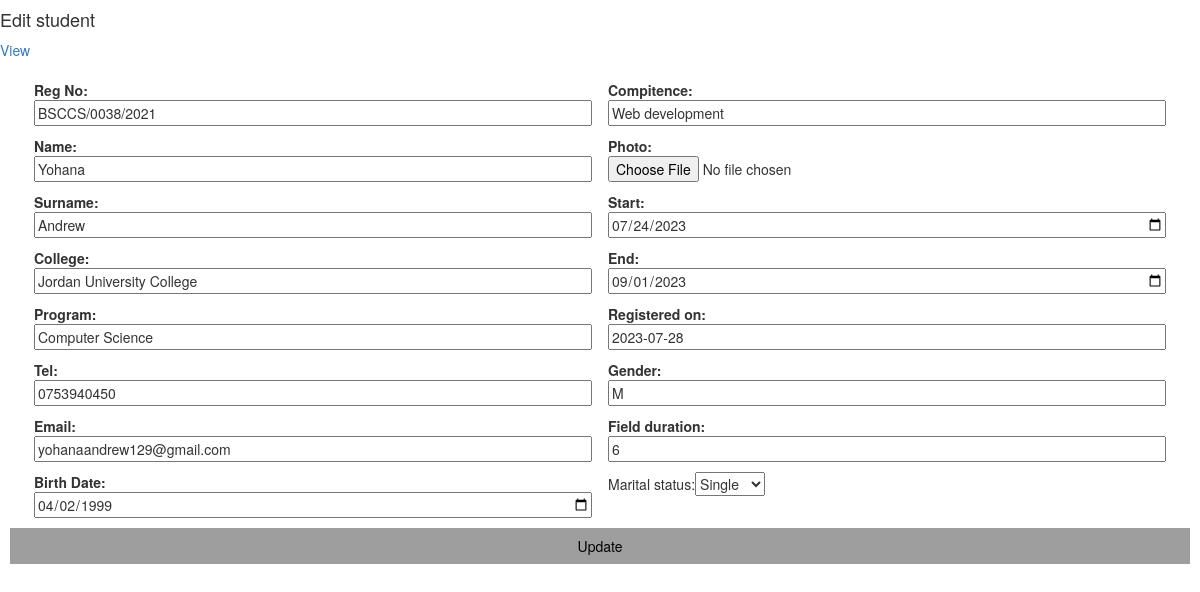
/edit_student.php?student_id=1, run on the app's committed database.
### tables this page shows
CREATE TABLE `student` (
  `student_id` int(11) NOT NULL,
  `student_reg` varchar(255) NOT NULL,
  `student_fname` varchar(255) DEFAULT NULL,
  `student_lname` varchar(255) DEFAULT NULL,
  `student_college` varchar(255) DEFAULT NULL,
  `student_program` varchar(255) DEFAULT NULL,
  `study_level` varchar(11) NOT NULL,
  `student_phone` varchar(255) DEFAULT NULL,
  `student_email` varchar(255) DEFAULT NULL,
  `student_compitence` varchar(255) DEFAULT NULL,
  `student_letter` varchar(255) DEFAULT NULL,
  `student_start_date` date DEFAULT NULL,
  `student_end_date` date DEFAULT NULL,
  `student_reg_date` date DEFAULT NULL,
  `student_gender` varchar(6) NOT NULL,
  `student_field_duration` int(11) DEFAULT NULL,
  `student_dob` date DEFAULT NULL,
  `student_marital_status` varchar(10) NOT NULL,
  `status` enum('pending','rejected','accepted') NOT NULL DEFAULT 'pending',
  `intake_id` int(11) DEFAULT NULL
);

### edit_student.php (the view, shortened to what this page needs)
<!DOCTYPE html>
<html>
<head>
	<?php include_once'links.php'; ?>
</head>
<body>
	<h4>Edit student</h4>
	<p><a href="students.php">View</a></p>
	<?php
	require('dbconect.php');
	$student_id=$_REQUEST['student_id'];
	$query = "SELECT * from student where student_id='".$student_id."'";
	$result = mysqli_query($conn, $query) or die ( mysqli_error());
	$row = mysqli_fetch_assoc($result);
	if(isset($_POST['new']) && $_POST['new']==1)
	{
		$student_id = $_REQUEST['student_id'];
		$student_reg = $_REQUEST['student_reg'];
		$student_fname = $_REQUEST['student_fname'];
		$student_lname = $_REQUEST['student_lname'];
		$student_college = $_REQUEST['student_college'];
		$student_program = $_REQUEST['student_program'];
		$student_phone = $_REQUEST['student_phone'];
		$student_email = $_REQUEST['student_email'];
		$student_compitence = $_REQUEST['student_compitence'];
		$student_photo = $_REQUEST['student_photo'];
		$student_start_date = $_REQUEST['student_start_date'];
		$student_end_date = $_REQUEST['student_end_date'];
		$student_reg_date = $_REQUEST['student_reg_date'];
		$student_gender = $_REQUEST['student_gender'];
		$student_field_duration = $_REQUEST['student_field_duration'];
		$student_dob = $_REQUEST['student_dob'];
		$student_marital_status = $_REQUEST['student_marital_status'];
		$update="update student set student_reg='".$student_reg."', student_fname='".$student_fname."', student_lname='".$student_lname."', student_college='".$student_college."', student_program='".$student_program."', student_phone='".$student_phone."', student_email='".$student_email."', student_compitence='".$student_compitence."', student_photo='".$student_photo."', student_start_date='".$student_start_date."', student_end_date='".$student_end_date."', student_reg_date='".$student_reg_date."', student_gender='".$student_gender."', student_field_duration='".$student_field_duration."', student_dob='".$student_dob."' , student_marital_status='".$student_marital_status."' where student_id='".$student_id."'";
		mysqli_query($conn, $update) or die(mysqli_error());
		$status = "Record Updated Successfully. </br></br><a href='students.php'>View Updated Record</a>";
		echo '<p style="color:#FF0000;">'.$status.'</p>';
		}else {
		?>
		<div>
		<form name="form" method="post" action="">
			<div class="w3-container w3-row-padding">
				<div class="w3-container w3-half">
		<p><b>Reg No:</b><input type="text" name="student_reg" placeholder="Enter reg number" required value="<?php echo $row['student_reg'];?>" /></p>
		<p><b>Name:</b><input type="text" name="student_fname" placeholder="Enter Name" required value="<?php echo $row['student_fname'];?>" /></p>
		<p><b>Surname:</b><input type="text" name="student_lname" placeholder="Enter surname" required value="<?php echo $row['student_lname'];?>" /></p>
		<p><b>College:</b><input type="text" name="student_college" placeholder="Enter college" required value="<?php echo $row['student_college'];?>" /></p>
		<p><b>Program:</b><input type="text" name="student_program" placeholder="Enter program" required value="<?php echo $row['student_program'];?>" /></p>
		<p><b>Tel:</b><input type="number" name="student_phone" placeholder="07XXXXX" required value="<?php echo $row['student_phone'];?>" /></p>
		<p><b>Email:</b><input type="email" name="student_email" placeholder="Enter email" required value="<?php echo $row['student_email'];?>" /></p>
		<p><b>Birth Date:</b><input type="date" name="student_dob" placeholder="Enter birtday" required value="<?php echo $row['student_dob'];?>" /></p>
			</div>
			<div class="w3-container w3-half">
		<p><b>Compitence:</b><input type="text" name="student_compitence" placeholder="Enter compitence" required value="<?php echo $row['student_compitence'];?>" /></p>
		<p><b>Photo:</b><input type="file" name="student_photo" placeholder="E" value="<?php echo $row['student_photo'];?>" /></p>
		<p><b>Start:</b><input type="date" name="student_start_date" placeholder="Enter start date" required value="<?php echo $row['student_start_date'];?>" /></p>
		<p><b>End:</b><input type="date" name="student_end_date" placeholder="Enter end" required value="<?php echo $row['student_end_date'];?>" /></p>
		<p><b>Registered on:</b><input type="text" name="student_reg_date" placeholder="registered date" required value="<?php echo $row['student_reg_date'];?>" /></p>
		<p><b>Gender:</b><input type="text" name="student_gender" placeholder="Enter M or F" required value="<?php echo $row['student_gender'];?>" /></p>
		<p><b>Field duration:</b><input type="number" name="student_field_duration" placeholder="Enter number of weeks" required value="<?php echo $row['student_field_duration'];?>" /></p>
		<p>Marital status:<select name="student_marital_status">
			<option>Single</option>
		</select></p>
			</div>
		</div>
		<p><input class="w3-button w3-gray" name="submit" type="submit" value="Update" /></p>
		</form>
<?php } ?>
</body>
</body>
</html>

### css/w3.css (style rules this page uses)
*,*:before,*:after { box-sizing:inherit }
html { -ms-text-size-adjust:100%;-webkit-text-size-adjust:100% }
body { margin:0 }
a { background-color:transparent }
b,strong { font-weight:bolder }
button,input,select,textarea,optgroup { font:inherit;margin:0 }
button,input { overflow:visible }
button,select { text-transform:none }
button,[type=button],[type=reset],[type=submit] { -webkit-appearance:button }
html,body { font-family:Verdana,sans-serif;font-size:15px;line-height:1.5 }
html { overflow-x:hidden }
h4 { font-size:20px }
h1,h2,h3,h4,h5,h6 { font-family:"Segoe UI",Arial,sans-serif;font-weight:400;margin:10px 0 }
a { color:inherit }
.w3-btn,.w3-button { border:none;display:inline-block;padding:8px 16px;vertical-align:middle;overflow:hidden;text-decoration:none;color:inherit;background-color:inherit;text-align:center;cursor:pointer;white-space:nowrap }
.w3-btn,.w3-button { -webkit-touch-callout:none;-webkit-user-select:none;-khtml-user-select:none;-moz-user-select:none;-ms-user-select:none;user-select:none }
.w3-container:after,.w3-container:before,.w3-panel:after,.w3-panel:before,.w3-row:after,.w3-row:before,.w3-row-padding:after,.w3-row-padding:before, .w3-cell-row:before,.w3-cell-row:after,.w3-clear:after,.w3-clear:before,.w3-bar:before,.w3-bar:after { content:"";display:table;clear:both }
.w3-col,.w3-half,.w3-third,.w3-twothird,.w3-threequarter,.w3-quarter { float:left;width:100% }
@media (min-width:601px) { .w3-col.m6,.w3-half { width:49.99999% } }
.w3-row-padding,.w3-row-padding>.w3-half,.w3-row-padding>.w3-third,.w3-row-padding>.w3-twothird,.w3-row-padding>.w3-threequarter,.w3-row-padding>.w3-quarter,.w3-row-padding>.w3-col { padding:0 8px }
.w3-container,.w3-panel { padding:0.01em 16px }
.w3-grey,.w3-hover-grey:hover,.w3-gray,.w3-hover-gray:hover { color:#000!important;background-color:#9e9e9e!important }

### css/styles.css (style rules this page uses)
a { text-decoration: none; }
form { padding: 10px; }

### edit_student.php (style rules this page uses)
input { width: 100%; }

### data on the page
student: student_reg "BSCCS/0038/2021", student_fname "Yohana", student_lname "Andrew", student_college "Jordan University College", student_program "Computer Science", student_phone "0753940450", student_email "yohanaandrew129@gmail.com", student_dob "04/02/1999", student_compitence "Web development", student_start_date "07/24/2023", student_end_date "09/01/2023", student_reg_date "2023-07-28", student_gender "M", student_field_duration "6"
